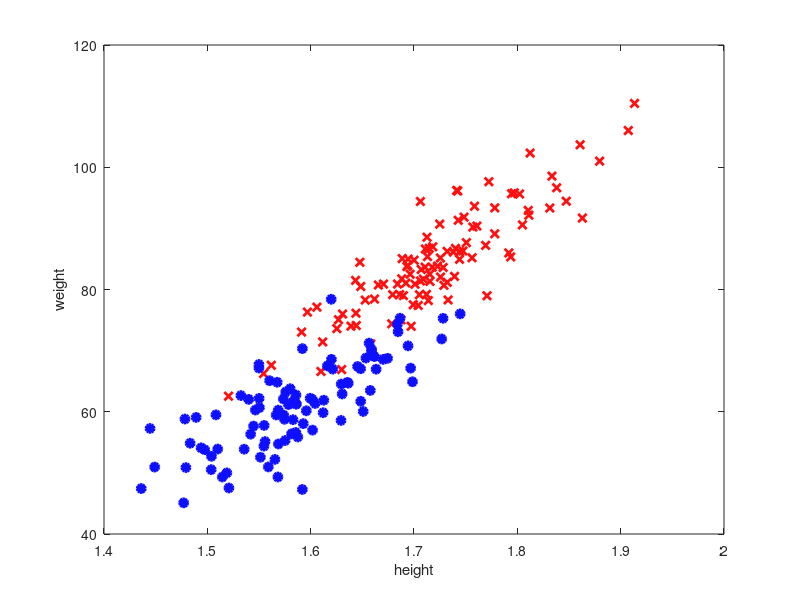

This figure's MATLAB source: (Note: this script raises an error after producing the figure.)
close all
clear
clc

% Load data
load('height_weight_gender.mat');
height = height * 0.025;
weight = weight * 0.454;
y = gender;
X = [height(:)  weight(:)];
% randomly permute data
N = length(y);
idx = randperm(N);
y = y(idx);
X = X(idx,:);
% subsample
y = y(1:200);
X = X(1:200,:);

% Plot the data
males = [];
females = [];
for i=1:length(y)
    if y(i)==true
        males = [males, i];
    else
        females = [females, i];
    end
end

figure()
myBlue = [0.06 0.06 1];
myRed = [1 0.06 0.06];
plot(X(males,1), X(males,2),'xr','color',myRed,'linewidth', ...
    2, 'markerfacecolor', myRed);
hold on
plot(X(females,1), X(females,2),'or','color', ...
    myBlue,'linewidth', 2, 'markerfacecolor', myBlue);
xlabel('height');
ylabel('weight');


% create a 2?D meshgrid of values of heights and weights
h = [min(X(:,1)):.01:max(X(:,1))];
w = [min(X(:,2)):1:max(X(:,2))];
[hx, wx] = meshgrid(h,w);
% predict for each pair, i.e. create tX for each [hx,wx]
% and then predict the value. After that you should
% reshape `pred` so that you can use `contourf`.
% For this you need to understand how `meshgrid` works.

degree = 1;
tXTr = [ones(length(y), 1) X];
beta = leastSquares(y,tXTr);

for i=1:size(hx,1)
    for j=1:size(hx,2)
        pred(i,j) = beta(1)+beta(2)*hx(i,j)+beta(3)*wx(i,j);
    end
end

% plot the decision surface
figure()
contourf(hx, wx, pred, 1);
colormap(jet)
% plot indiviual data points
hold on
myBlue = [0.06 0.06 1];
myRed = [1 0.06 0.06];
plot(X(males,1), X(males,2),'x','color',myRed,'linewidth', ...
    2, 'markerfacecolor', myRed);
hold on
plot(X(females,1), X(females,2),'o','color', ...
    myBlue,'linewidth', 2, 'markerfacecolor', myBlue);
xlabel('height');
ylabel('weight');
xlim([min(h) max(h)]);
ylim([min(w) max(w)]);
grid on;